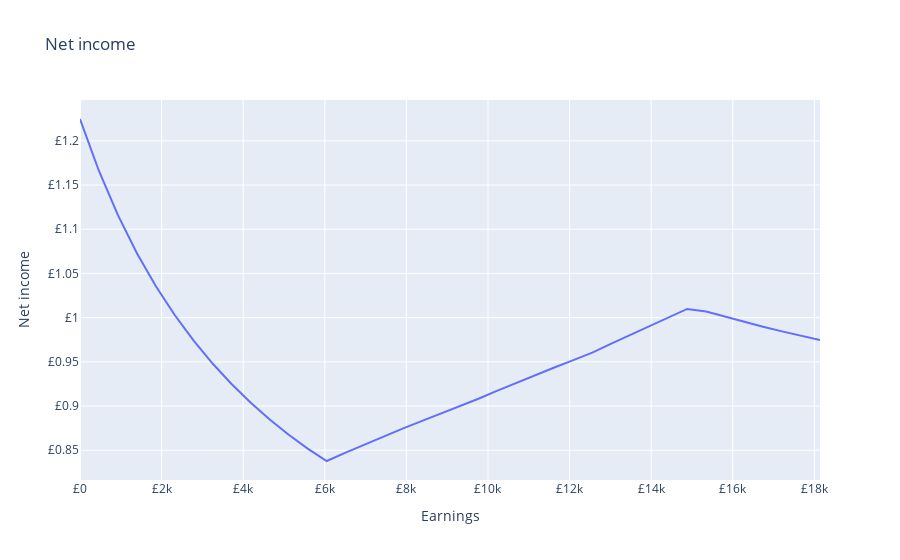

Write notebook code for a chart like this one.
### Code cell
fig = px.line(x=earnings, y=net_income_r / net_income, title="Net income")
fig.update_layout(yaxis_tickprefix="£", xaxis_tickprefix="£", xaxis_title="Earnings", yaxis_title="Net income")
fig.show()

### Figure 1 — Plotly figure (JSON) as saved in the notebook; plotly's stock layout.template omitted (floating-point values rounded to 4 significant figures)
{"data": [{"hovertemplate": "x=%{x}<br>y=%{y}<extra></extra>", "legendgroup": "", "line": {"color": "#636efa", "dash": "solid"}, "mode": "lines", "name": "", "orientation": "v", "showlegend": false, "type": "scatter", "x": [0, 465.1, 930.1, 1395.0, 1860.0, 2325.0, 2790.0, 3255.0, 3721.0, 4186.0, 4651.0, 5116.0, 5581.0, 6046.0, 6511.0, 6976, 7441.0, 7906.0, 8371.0, 8836.0, 9301.0, 9766.0, 10230.0, 10700.0, 11160.0, 11630.0, 12090.0, 12560.0, 13020.0, 13490.0, 13952, 14420.0, 14880.0, 15350.0, 15810.0, 16280.0, 16740.0, 17210.0, 17670.0, 18140.0], "xaxis": "x", "y": [1.225, 1.166, 1.116, 1.073, 1.035, 1.003, 0.9737, 0.9478, 0.9246, 0.9037, 0.8848, 0.8676, 0.8518, 0.8378, 0.8473, 0.8566, 0.8656, 0.8744, 0.883, 0.8914, 0.8996, 0.9083, 0.9174, 0.9263, 0.935, 0.9435, 0.9519, 0.9604, 0.9706, 0.9806, 0.9905, 1.0, 1.01, 1.007, 1.001, 0.9952, 0.9897, 0.9845, 0.9794, 0.9746], "yaxis": "y"}], "layout": {"autosize": true, "legend": {"tracegroupgap": 0}, "title": {"text": "Net income"}, "xaxis": {"anchor": "y", "autorange": true, "domain": [0, 1], "range": [0, 18140.0], "tickprefix": "£", "title": {"text": "Earnings"}, "type": "linear"}, "yaxis": {"anchor": "x", "autorange": true, "domain": [0, 1], "range": [0.8163, 1.246], "tickprefix": "£", "title": {"text": "Net income"}, "type": "linear"}}}
